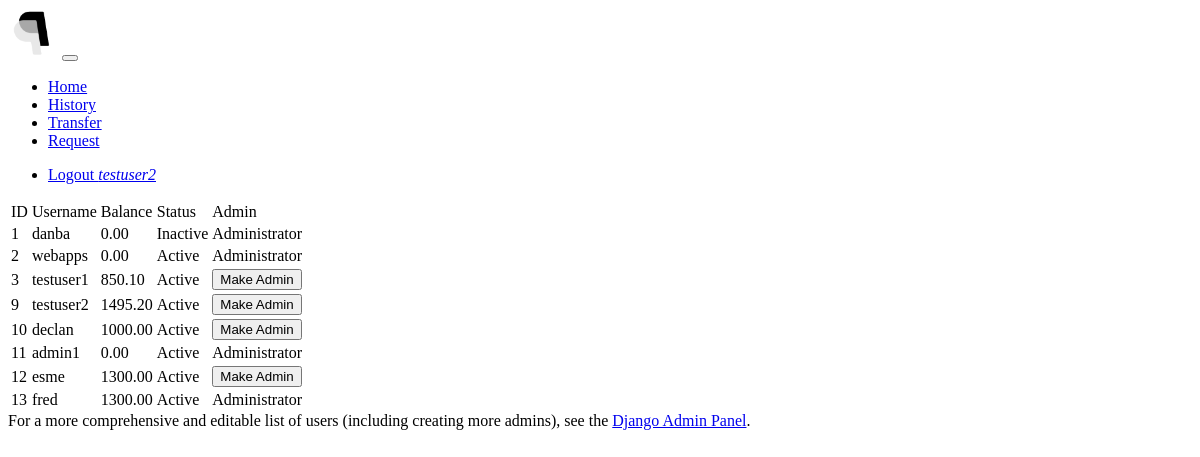
Before: /admin-users/ (signed in) with the older database file.
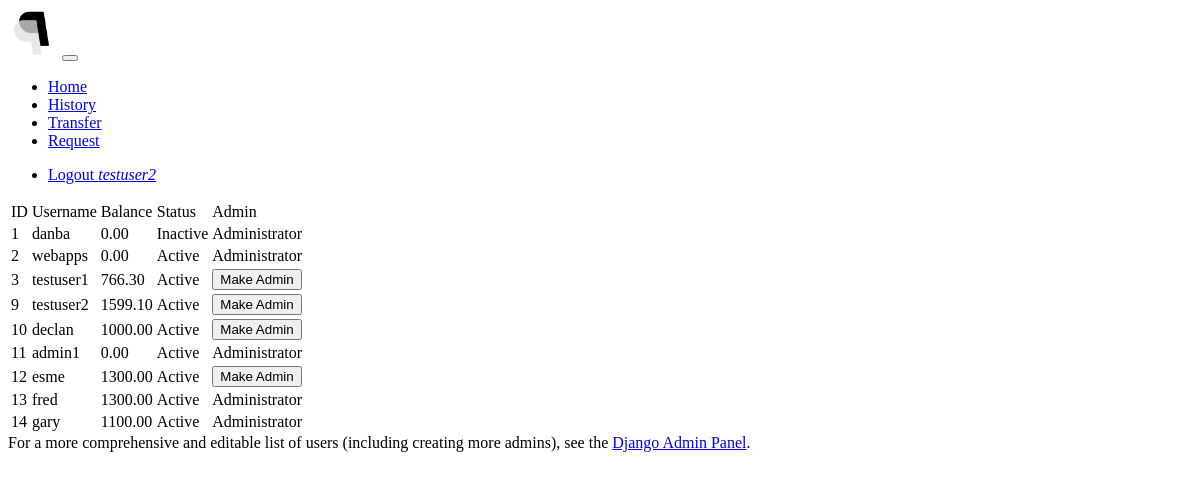
After: the same page with the newer database file.
### payapp/models.py (models this page shows, shortened)
class Person(models.Model):
    user = models.OneToOneField(settings.AUTH_USER_MODEL, on_delete=models.CASCADE)
    active = models.BooleanField(default=True)  # disable users rather than deleting them to preserve history
    balance = PayAppMoneyField()
    class Meta:
        ordering = ("user", "active")

### payapp/views.py (the view)
# urls.py: path('admin-users/', admin_users, name='admin-users'),
@requires_csrf_token
@login_required(login_url='/login/')
def admin_users(request):
    admin_area(request.user)
    if request.method == 'POST':
        if request.POST['user_id']:
            user_to_promote = User.objects.get(id=int(request.POST['user_id']))
            if get_current_person(request).user.is_superuser:  # if current user is admin
                user_to_promote.is_superuser = True
                user_to_promote.is_staff = True
                user_to_promote.save()
                messages.success(request, 'Admin ' + user_to_promote.username + ' successfully promoted.')
            else:
                messages.error(request, 'You do not have permission to do this.')
        else:
            messages.error(request, 'Invalid user selected.')
        return redirect('admin-users')  # prevent form resubmission
    else:
        context = {
            'people': Person.objects.all()
        }
        return render(request, 'payapp/admin_users.html', context=context)

### common/util.py (called while the page is built)
def admin_area(check_user):
    if check_user.is_staff and check_user.is_superuser:
        return True
    else:
        return redirect('home')

### templates/payapp/admin_users.html (shortened to what this page needs)
{% extends 'webapps2024/base.html' %}
{% block content %}
    {% if people %}
        <table class="table">
        <thead>
        <tr>
            <td>ID</td>
            <td>Username</td>
            <td>Balance</td>
            <td>Status</td>
            <td>Admin</td>
        </tr>
        </thead>
        <tbody>
        {% for person in people %}
            <tr>
            <td>{{ person.user.id }}</td>
            <td>{{ person.user.username }}</td>
            <td>{{ person.balance }}</td>
            <td>{% if person.active %} Active {% else %} Inactive {% endif %}</td>
            <td>
                {% if person.user.is_superuser and person.user.is_staff %}
                    Administrator
                {% else %}
                    <form method="post">
                        <input type="submit" class="btn btn-danger" value="Make Admin">
                    </form>
                {% endif %}
            </td>
            </tr>
        {% endfor %}
        </tbody>
        </table>
    {% endif %}
    <span>For a more comprehensive and editable list of users (including creating more admins), see the <a href="/admin/">Django Admin Panel</a>.</span>
{% endblock %}

Changed rows visible on the page:
changed Person "testuser1": balance "850.10" → "766.30"
changed Person "testuser2": balance "1495.20" → "1599.10"
added Person: user.id "14", user.username "gary", balance "1100.00", active "Active", shows "Administrator"
